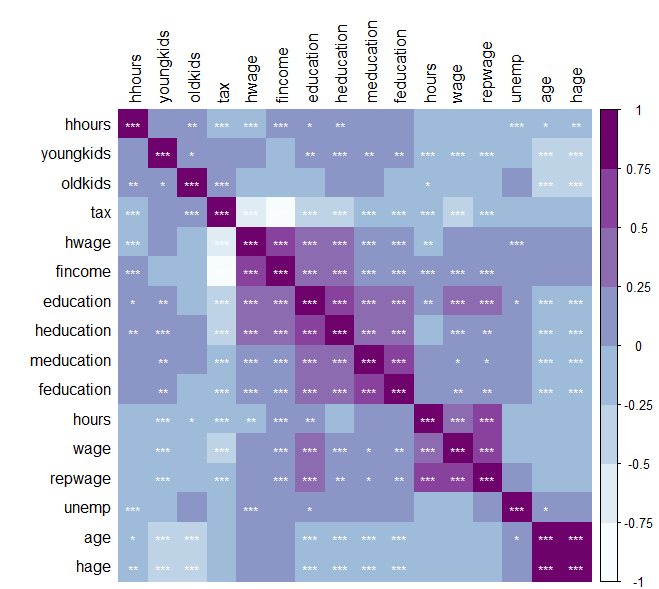

Generate this figure with R:
install.packages("corrplot")
library(readxl)
PS <- read_excel("C:/Users/Haifa.Benmessaoud/Downloads/PS.xlsx")
library(corrplot)
library(RColorBrewer)
M<-cor(PS[,2:17])
head(round(M,2))
p.mat <- cor.mtest(PS[,2:17])$p
res1 <- cor.mtest(PS[,2:17], conf.level = .95)
corrplot(M, method="color",tl.col="black",order = "hclust",p.mat = res1$p, insig = "label_sig",
         sig.level = c(.001, .01, .05), pch.cex = .9, pch.col = "white")
